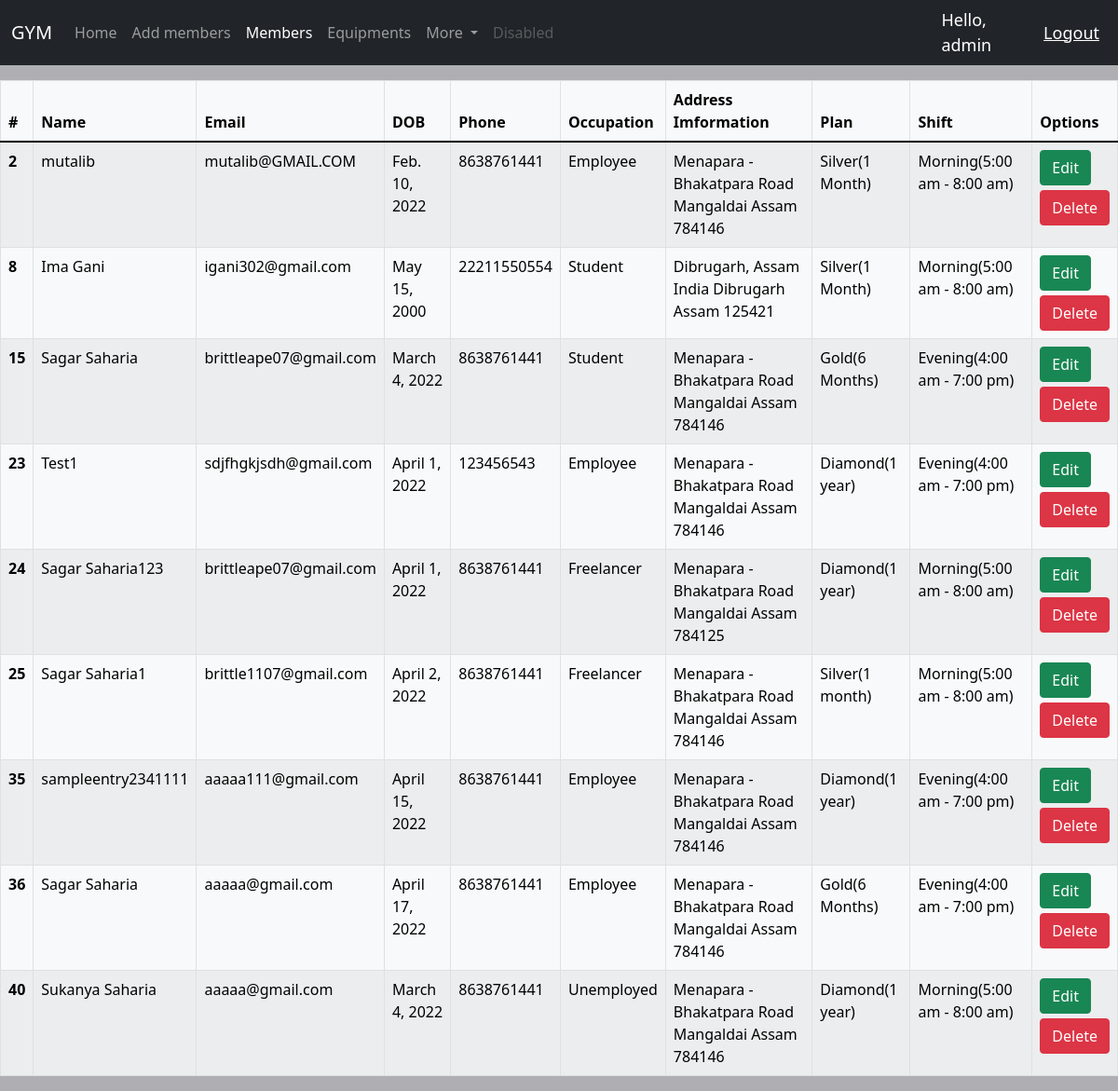
Page /members (signed in) on the committed database.
### home/models.py (models this page shows)
class Member(models.Model):
    member_id=models.AutoField(primary_key=True)
    name = models.CharField(max_length=30)
    email = models.EmailField(max_length=30)
    dob = models.DateField(default='dd/mm/yyyy')
    occupation = models.CharField(max_length=20, choices=OCCUPATION_CHOICES, default='choose')
    phone = models.IntegerField()
    address = models.CharField(max_length=300)
    city = models.CharField(max_length=20)
    state = models.CharField(max_length=15, choices=STATE_CHOICES, default='choose')
    zip = models.IntegerField()
    plan = models.CharField(max_length=40, choices=PLAN_CHOICES, default='choose')
    shift = models.CharField(max_length=30, choices=SHIFT_CHOICES, default='choose')

### home/views.py (the view)
# urls.py: path('members', views.members, name='members'),
@login_required(login_url='login')
def members(request):
    all_members = Member.objects.all()
    context = {'members': all_members}
    return render(request,'members.html', context)

### templates/members.html (shortened to what this page needs)
{% extends 'base.html'%}
{% block membersactive %}active{% endblock membersactive %}
{% block body%}
<table class="table table-striped table-light table-hover table-bordered my-3 ml-3">
  <thead class="thead-dark">
      <tr>
        <th scope="col">#</th>
        <th scope="col">Name</th>
        <th scope="col">Email</th>
        <th scope="col">DOB</th>
        <th scope="col">Phone</th>
        <th scope="col">Occupation</th>
        <th scope="col">Address Imformation</th>
        <th scope="col">Plan</th>
        <th scope="col">Shift</th>
        <th scope="col"> Options </th>
      </tr>
    </thead>
    <tbody>
    {% for member in members %}
      <tr>
        <th scope="row">{{member.member_id}}</th>
        <td>{{member.name}}</td>
        <td>{{member.email}}</td>
        <td>{{member.dob}}</td>
        <td>{{member.phone}}</td>
        <td>{{member.occupation}}</td>
        <td>{{member.address}} {{member.city}} {{member.state}} {{member.zip}}</td>
        <td>{{member.plan}}</td>
        <td>{{member.shift}}</td>
        <td>
          <form action="{% url 'update' member.member_id %}" method ="post" style="padding-bottom:5px">{% csrf_token %}
            <input type="Submit" class="btn btn-success" value="Edit">
          </form>
          <form action="{% url 'deletedata' member.member_id %}" method ="post" >{% csrf_token %}
            <input type="Submit" class="btn btn-danger" value="Delete">
          </form>
        </td>
      </tr>
    {% endfor %}
    </tbody>
  </table>
{% endblock body%}

### templates/base.html (shortened to what this page needs)
<!DOCTYPE html>
<html lang="en">
<head>
     <link href="https://cdn.jsdelivr.net/npm/bootstrap@5.1.3/dist/css/bootstrap.min.css" rel="stylesheet">
      </head>
      <body>
      <nav class="navbar navbar-expand-lg navbar-dark bg-dark">
        <div class="container-fluid">
          <a class="navbar-brand" href="/">GYM</a>
          <div class="collapse navbar-collapse" id="navbarSupportedContent">
            <ul class="navbar-nav me-auto mb-2 mb-lg-0">
              <li class="nav-item">
                <a class="nav-link {% block homeactive %} {% endblock homeactive %}" aria-current="page" href="/"> Home </a>
              </li>
              <li class="nav-item">
                <a class="nav-link {% block addmemberactive %} {% endblock addmemberactive %}" aria-current="page" href="/addmembers"> Add members </a>
              </li>
              <li class="nav-item">
                <a class="nav-link {% block membersactive %} {% endblock membersactive %}" aria-current="page" href="/members">Members</a>
              </li>
              <li class="nav-item">
                <a class="nav-link {% block equipmentssactive %} {% endblock equipmentssactive %}" href="/equipments" aria-current="page">Equipments</a>
              </li>
              <li class="nav-item dropdown">
                <a class="nav-link dropdown-toggle" href="#" id="navbarDropdown" role="button" data-bs-toggle="dropdown" aria-expanded="false">
                  More
                </a>
              </li>
              <li class="nav-item">
                <a class="nav-link disabled" href="#" tabindex="-1" aria-disabled="true">Disabled</a>
              </li>
            </ul>
          </div>
        </div>
        <span class="hello-msg">Hello, {{request.user}}</span>
        <span > <a class="hello-msg" href="{% url 'logout' %}">Logout</a></span>
      </nav>
      {% block body %}
      {% endblock body%}
</body>
</html>

### templates/base.html (style rules this page uses)
.hello-msg { font-size: 18px; color: #fff; margin-right: 20px; }

### templates/members.html (style rules this page uses)
body { background-color: rgba(23, 22, 34, 0.342); }

### rows in the picture
Member: member_id "2", name "mutalib", email "mutalib@GMAIL.COM", dob "Feb. 10, 2022", phone "8638761441", occupation "Employee", address "Menapara - Bhakatpara Road", city "Mangaldai", state "Assam", zip "784146", plan "Silver(1 Month)", shift "Morning(5:00 am - 8:00 am)"
Member: member_id "8", name "Ima Gani", email "igani302@gmail.com", dob "May 15, 2000", phone "22211550554", occupation "Student", address "Dibrugarh, Assam India", city "Dibrugarh", state "Assam", zip "125421", plan "Silver(1 Month)", shift "Morning(5:00 am - 8:00 am)"
Member: member_id "15", name "Sagar Saharia", email "brittleape07@gmail.com", dob "March 4, 2022", phone "8638761441", occupation "Student", address "Menapara - Bhakatpara Road", city "Mangaldai", state "Assam", zip "784146", plan "Gold(6 Months)", shift "Evening(4:00 am - 7:00 pm)"
Member: member_id "23", name "Test1", email "sdjfhgkjsdh@gmail.com", dob "April 1, 2022", phone "123456543", occupation "Employee", address "Menapara - Bhakatpara Road", city "Mangaldai", state "Assam", zip "784146", plan "Diamond(1 year)", shift "Evening(4:00 am - 7:00 pm)"
Member: member_id "24", name "Sagar Saharia123", email "brittleape07@gmail.com", dob "April 1, 2022", phone "8638761441", occupation "Freelancer", address "Menapara - Bhakatpara Road", city "Mangaldai", state "Assam", zip "784125", plan "Diamond(1 year)", shift "Morning(5:00 am - 8:00 am)"
Member: member_id "25", name "Sagar Saharia1", email "brittle1107@gmail.com", dob "April 2, 2022", phone "8638761441", occupation "Freelancer", address "Menapara - Bhakatpara Road", city "Mangaldai", state "Assam", zip "784146", plan "Silver(1 month)", shift "Morning(5:00 am - 8:00 am)"
Member: member_id "35", name "sampleentry2341111", email "aaaaa111@gmail.com", dob "April 15, 2022", phone "8638761441", occupation "Employee", address "Menapara - Bhakatpara Road", city "Mangaldai", state "Assam", zip "784146", plan "Diamond(1 year)", shift "Evening(4:00 am - 7:00 pm)"
Member: member_id "36", name "Sagar Saharia", email "aaaaa@gmail.com", dob "April 17, 2022", phone "8638761441", occupation "Employee", address "Menapara - Bhakatpara Road", city "Mangaldai", state "Assam", zip "784146", plan "Gold(6 Months)", shift "Evening(4:00 am - 7:00 pm)"
Member: member_id "40", name "Sukanya Saharia", email "aaaaa@gmail.com", dob "March 4, 2022", phone "8638761441", occupation "Unemployed", address "Menapara - Bhakatpara Road", city "Mangaldai", state "Assam", zip "784146", plan "Diamond(1 year)", shift "Morning(5:00 am - 8:00 am)"

### other values in the picture
{{ request.user }} "admin"
